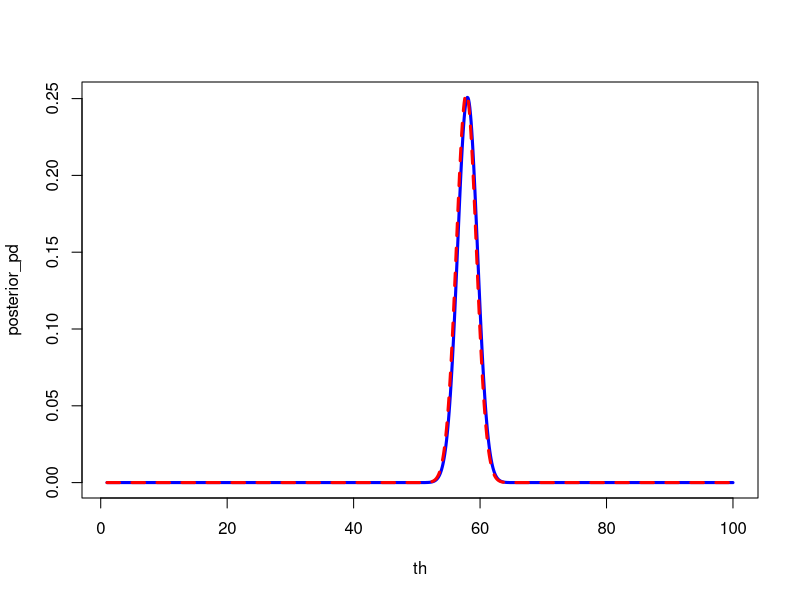

R code for this plot:
# BDA_012

# Gelman, The Single Parameter Normal Distribution

# We're estimating the mean of a distribution for which
# the observations are modelled as being Normally distributed.

# We have a Normal sampling distribution with known variance sigma,
# and observations 1, ..., m. 
# Our justification for this
# distribution is that the deviations from the mean are caused by
# a sum of a large number of r.v.s, meaning that we can
# apply the Central Limit Theorem.

# The prior distribution of the parameter is modelled as being Normal;
# we define the mean and variance of this distribution as mu_zero
# and tau_zero respectively.
n_pts <- 1000
th <- seq(1, 100, length.out = n_pts)
true_mean <- 60
sigma <- 5

mu_zero <- 50
tau_zero <- 20
prior_pd <- dnorm(x = th, mean = mu_zero, sd = tau_zero)

sigma <- 5
m <- 10
obs_y <- rnorm(n = m, mean = true_mean, sd = sigma)
sample_pd <- sapply(X = th, FUN = function(theta) prod(dnorm(x = obs_y,
                                                        mean = theta,
                                                        sd = sigma)))

posterior_pd <- prior_pd*sample_pd
posterior_pd <- posterior_pd/sum(posterior_pd*100/n_pts)
plot(th, posterior_pd, type = 'l', col = 'blue', lwd = 3)
posterior_sd <- sqrt(1/(1/tau_zero^2 + m/sigma^2))
posterior_mean <- (mu_zero/tau_zero^2) + (mean(obs_y)*m/sigma^2)/(1/posterior_sd^2)
lines(th, dnorm(x = th, mean = posterior_mean, sd = posterior_sd),
      col = 'red', lty = 2, lwd = 3)

